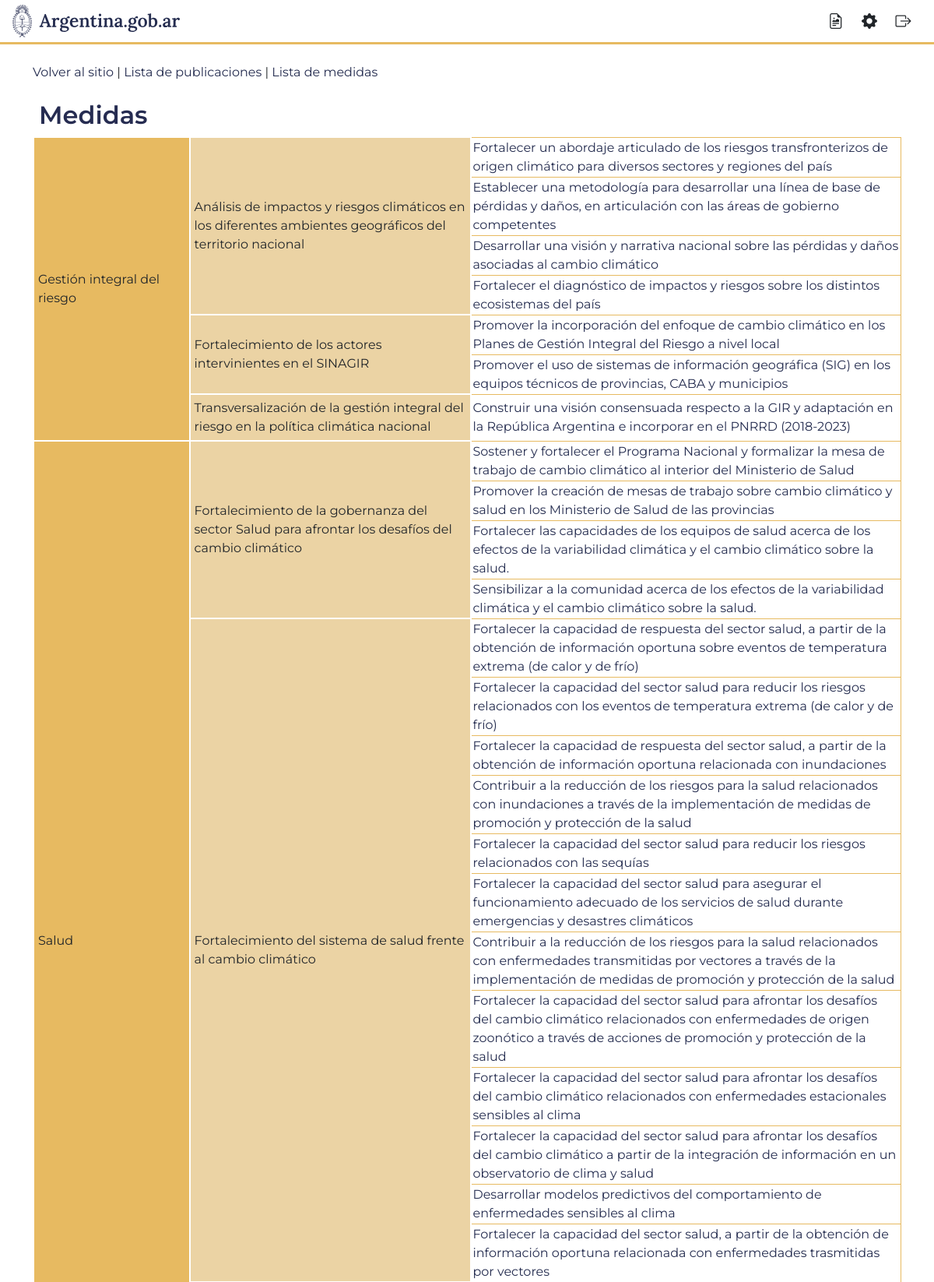
/editor/measure/ (signed in, upper part), run on the app's committed database.
### app/measure/models.py (models this page shows, shortened)
class LongNamed(Named, CacheBreaker):
    name = models.CharField(max_length=200, verbose_name='nombre')
    class Meta:
        abstract = True

class Colored(models.Model):
    color = models.CharField(max_length=9, default=random_color)
    class Meta:
        abstract = True

class Line(LongNamed, Colored):
    description = models.TextField(default='', blank=True, verbose_name='descripción', help_text='HTML permitido')
    category = models.ForeignKey(LineCategory, null=True, on_delete=models.SET_NULL, verbose_name='categoría')
    icon = models.ImageField(upload_to="icon/", blank=True, null=True)
    class Meta:
        verbose_name = 'línea/enfoque'
        verbose_name_plural = 'líneas/enfoques'
    def measure_count(self):
        return Measure.objects.filter(action__line=self).count()

class Action(LongNamed, Colored):
    description = models.TextField(default='', blank=True, verbose_name='descripción', help_text='HTML permitido')
    class Meta:
        verbose_name = 'línea de acción'
        verbose_name_plural = 'Líneas de acción'
    line = models.ForeignKey(Line, on_delete=models.CASCADE, verbose_name='línea/enfoque')
    ingei = models.TextField(blank=True, null=True)

class Measure(LongNamed):
    class Status(models.TextChoices):
        prog = ('En programación', 'En programación')
        inicial = ('En implementación inicial', 'En implementación inicial')
        avanzada = ('En implementación avanzada', 'En implementación avanzada')
        adefinir = ('A definir', 'A definir')
    class Scope(models.TextChoices):
        adefinir = ('A definir', 'A definir')
        regional = ('Regional', 'Regional')
        national = ('Nacional', 'Nacional')
    MEASURE_COLOR = {
        Status.prog: "#33c45a",
        Status.inicial: "#f9ff59",
        Status.avanzada: "#ff9159",
        Status.adefinir: "#a1a1a1",
    }
    class Meta:
        verbose_name = 'medida'
    is_active = models.BooleanField(default=False, blank=True, verbose_name='activa')
    action = models.ForeignKey(Action, on_delete=models.CASCADE, verbose_name = 'línea de acción')
    code = models.CharField(max_length=6, verbose_name='codigo') # e.g. "GR-10"
    labels = models.ManyToManyField(Label, verbose_name='pilares', blank=True)
    pilares = models.ForeignKey(Pilar, null=True, on_delete=models.SET_NULL)
    year = models.IntegerField(default=2024, verbose_name='meta')
    status = models.CharField(choices=Status, default=Status.adefinir, max_length=27, verbose_name='estado de implementación')
    scope = models.CharField(choices=Scope, default=Scope.adefinir, max_length=10, verbose_name='alcance')
    add_labels = models.TextField(null=True, blank=True, verbose_name='etiquetas de fila')
    fields = models.JSONField(null=True, blank=True, verbose_name='datos internos')
    last_modified = models.DateTimeField(auto_now=True)
    national_objectives = models.ManyToManyField(Meta_2, verbose_name='metas de adaptación', blank=True)
    objects = models.Manager()
    active = ActiveMeasureManager()

### app/dashboard/views.py (the view)
@user_passes_test(has_measures)
def measure_list(request):
    lines = Line.objects.all()
    return render(request, 'dashboard/measure/list.html', context={'lines': lines}) #{'measures': qset})

### app/dashboard/views.py (called while the page is built)
def has_access(user):
    return hasattr(user, 'access')

def has_measures(user):
    return has_access(user) and user.access.measures

### app/main/models.py (called while the page is built)
    def __str__(self):
        return self.name

### app/user/models.py (called while the page is built)
    @admin.display(boolean=True)
    def editor(self):
        return hasattr(self, 'access')

### app/dashboard/templates/dashboard/measure/list.html (shortened to what this page needs)
{% extends 'dashboard/dashbase.html' %}
{% block content %}
<div class="content-edition">
    <div class="container">
        <div class="content-edition-title">
        <h2>Medidas</h2>
        </div>
<table>
    {% for line in lines %}
    <tr><td class="line" rowspan="{{line.measure_count}}">{{line}}</td>
        {% for action in line.action_set.all %}
        {% if not forloop.first %}<tr>{% endif %}
        <td class="action" rowspan="{{action.measure_set.count}}">{{action}}</td>
            {% for measure in action.measure_set.all %}
            {% if not forloop.first %}<tr>{% endif %}
            <td class="measure">
                <a href="{% url 'dashboard:measure_preview' measure.id %}">{{measure.name}}</a>
            </td></tr>
            {% endfor %}
        {% endfor %}
    {% endfor %}
</table>
</div></div>
{% endblock %}

### app/main/static/main/css/style.css (style rules this page uses)
a { text-decoration: none; color: #242c4f; }

### app/main/static/main/css/snic.css (style rules this page uses)
:root { --amarillo: #E7BA61; --blanco: #FFFFFF; --azul: #262C51; --azul-claro: #2E6695; --not-found: #CBECFF; --not-found-text: #65B4E1; --negro: #000000; --oscuro: #2B2B2B; --li-selected: #555555; --gris: #808080; --gris-claro: #EFEFEF; --magenta: #1B1940; --dorado: #9A7808; --card-hover: #E6EAEE; --accesos: #0072BB; --gray-button: #F8F9FA; --gris-opaco: #777777; --validated: #4BA257; }
html,body { font-size: 1rem; font-family: "Montserrat", sans-serif; overflow: hidden; height: 100%; }
h1, h2, h3, h4, h5, h6 { color: var(--azul); font-weight: 600; }

### app/dashboard/static/dashboard/editor.css (style rules this page uses)
.content-edition h1, .content-edition h2, .content-edition h3 { padding-left: 0.5rem; }
.line { background-color: var(--amarillo); border: 2px solid white; padding: 5px; }
.action { background-color: #ebd3a4; border: 2px solid white; padding: 5px; }
.measure { background-color: white; border: 1px solid var(--amarillo); }

### data on the page
Line: name "Gestión integral del riesgo"
Action: name "Análisis de impactos y riesgos climáticos en los diferentes ambientes geográficos del territorio nacional"
Measure: name "Fortalecer un abordaje articulado de los riesgos transfronterizos de origen climático para diversos sectores y regiones del país"
Measure: name "Establecer una metodología para desarrollar una línea de base de pérdidas y daños, en articulación con las áreas de gobierno competentes"
Measure: name "Desarrollar una visión y narrativa nacional sobre las pérdidas y daños asociadas al cambio climático"
Measure: name "Fortalecer el diagnóstico de impactos y riesgos sobre los distintos ecosistemas del país"
Action: name "Fortalecimiento de los actores intervinientes en el SINAGIR"
Measure: name "Promover la incorporación del enfoque de cambio climático en los Planes de Gestión Integral del Riesgo a nivel local"
Measure: name "Promover el uso de sistemas de información geográfica (SIG) en los equipos técnicos de provincias, CABA y municipios"
Action: name "Transversalización de la gestión integral del riesgo en la política climática nacional"
Measure: name "Construir una visión consensuada respecto a la GIR y adaptación en la República Argentina e incorporar en el PNRRD (2018-2023)"
Line: name "Salud"
Action: name "Fortalecimiento de la gobernanza del sector Salud para afrontar los desafíos del cambio climático"
Measure: name "Sostener y fortalecer el Programa Nacional y formalizar la mesa de trabajo de cambio climático al interior del Ministerio de Salud"
Measure: name "Promover la creación de mesas de trabajo sobre cambio climático y salud en los Ministerio de Salud de las provincias"
Measure: name "Fortalecer las capacidades de los equipos de salud acerca de los efectos de la variabilidad climática y el cambio climático sobre la salud."
Measure: name "Sensibilizar a la comunidad acerca de los efectos de la variabilidad climática y el cambio climático sobre la salud."
Action: name "Fortalecimiento del sistema de salud frente al cambio climático"
Measure: name "Fortalecer la capacidad de respuesta del sector salud, a partir de la obtención de información oportuna sobre eventos de temperatura extrema (de calor y de frío)"
Measure: name "Fortalecer la capacidad del sector salud para reducir los riesgos relacionados con los eventos de temperatura extrema (de calor y de frío)"
Measure: name "Fortalecer la capacidad de respuesta del sector salud, a partir de la obtención de información oportuna relacionada con inundaciones"
Measure: name "Contribuir a la reducción de los riesgos para la salud relacionados con inundaciones a través de la implementación de medidas de promoción y protección de la salud"
Measure: name "Fortalecer la capacidad del sector salud para reducir los riesgos relacionados con las sequías"
Measure: name "Fortalecer la capacidad del sector salud para asegurar el funcionamiento adecuado de los servicios de salud durante emergencias y desastres climáticos"
Measure: name "Contribuir a la reducción de los riesgos para la salud relacionados con enfermedades transmitidas por vectores a través de la implementación de medidas de promoción y protección de la salud"
Measure: name "Fortalecer la capacidad del sector salud para afrontar los desafíos del cambio climático relacionados con enfermedades de origen zoonótico a través de acciones de promoción y protección de la salud"
Measure: name "Fortalecer la capacidad del sector salud para afrontar los desafíos del cambio climático relacionados con enfermedades estacionales sensibles al clima"
Measure: name "Fortalecer la capacidad del sector salud para afrontar los desafíos del cambio climático a partir de la integración de información en un observatorio de clima y salud"
Measure: name "Desarrollar modelos predictivos del comportamiento de enfermedades sensibles al clima"
Measure: name "Fortalecer la capacidad del sector salud, a partir de la obtención de información oportuna relacionada con enfermedades trasmitidas por vectores"
